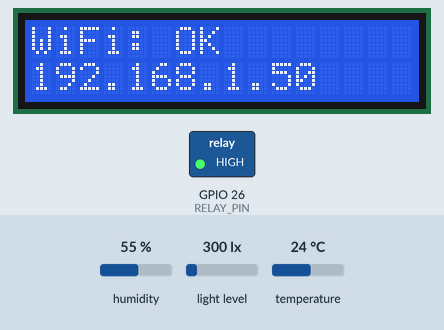
The sketch below on a simulated ESP32. Parts: 16×2 character LCD, switched loads named in the sketch (green lamp = pin HIGH). The inputs (shaded band) are chosen by the test bench; at power-on: temperature 24 °C, light level 300 lx, humidity 55 %. WiFi joins after 1.5 s; servers stay silent unless stated; uploads are accepted with an empty reply; the local clock reads 2024-03-15 10:24:30 at power-on unless the sketch sets it; what the sketch prints to the serial monitor is not drawn.

Above: at 3.7 s.
At 12.5 s:
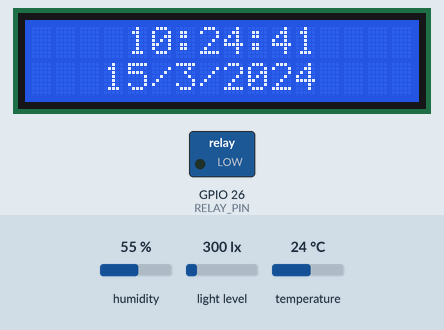
12.6 s: temperature set to 33.4 °C
22.0 s: temperature set to 34.5 °C
At 23.5 s:
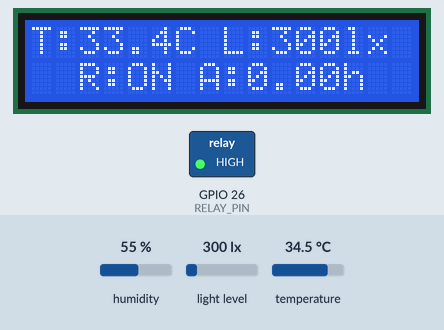
33.4 s: light level set to 40 lx
At 42.6 s:
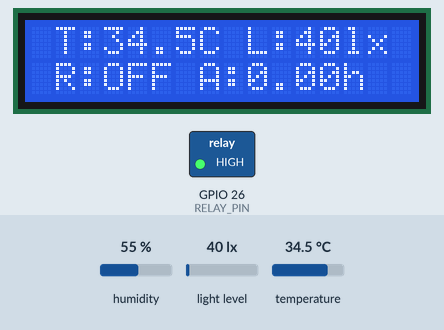
42.8 s: temperature set to 12 °C
At 48.6 s:
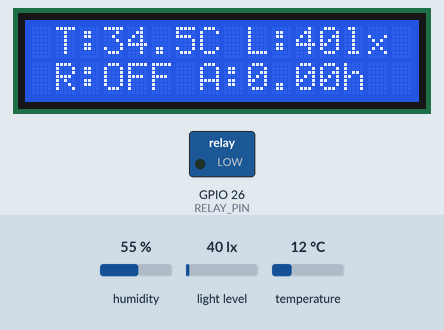
Timing chart, 0 to 50.1 s (numbered marks = the images above; inputs shaded):
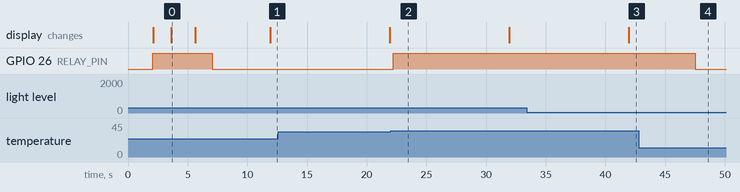

Measured:
- the behaviour switches between 34 and 34.1 °C on temperature (found by bisection; images 1 and 2)
- after the input at 22.0 s, GPIO 26 (RELAY_PIN): LOW → HIGH after 0.24 s
- after the input at 33.4 s, the display: changes after 8.6 s (image 3)
- after the input at 42.8 s, GPIO 26 (RELAY_PIN): HIGH → LOW after 4.7 s
- what the display in image 0 shows lasts 2.0 s, from 3.6 s to 5.6 s

The sketch:

main.ino
```cpp
// ============================================
// ESP32 - SIGMA GROWLIGHT (INDOOR FARMING)
// REVISI FINAL: Format History per Timestamp
// ============================================

#include <WiFi.h>
#include <HTTPClient.h>
#include <Wire.h>
#include <DHT.h>
#include <RTClib.h>
#include <BH1750.h>
#include <LiquidCrystal_I2C.h>

// ============================================
// KONFIGURASI WIFI
// ============================================
const char* ssid = "KRIUK";
const char* password = "12345!@#$&";

// ============================================
// KONFIGURASI FIREBASE
// ============================================
#define FIREBASE_HOST "https://growlightta-default-rtdb.asia-southeast1.firebasedatabase.app"

// ============================================
// PIN & SENSOR
// ============================================
#define DHTPIN 4
#define DHTTYPE DHT22
#define RELAY_PIN 26

// ============================================
// KONSTANTA INTERVAL (WAKTU)
// ============================================
#define OVERHEAT_THRESHOLD 34.0
#define SENSOR_INTERVAL     5000      // 5 detik
#define CONFIG_INTERVAL     10000     // 10 detik
#define STATE_INTERVAL      10000     // 10 detik
#define HISTORY_INTERVAL    300000    // 5 menit
#define LCD_INTERVAL        10000     // 10 detik

// ============================================
// OBJEK SENSOR
// ============================================
DHT dht(DHTPIN, DHTTYPE);
RTC_DS3231 rtc;
BH1750 lightMeter;
LiquidCrystal_I2C lcd(0x27, 16, 2);

// ============================================
// VARIABEL GLOBAL
// ============================================
float suhu = 0, hum = 0, lux = 0;
String statusRelay = "OFF";
bool lampState = false;
float accumulatedLight = 0.0;
float totalLightNeeded = 12.0;
String lastResetDate = "";
String controlMode = "otomatis";
bool manualState = false;
bool forceDayOn = false;
int jadwalStart = 6;
int jadwalEnd = 18;
String todayDate = "";

unsigned long lastSensorSend = 0;
unsigned long lastConfigRead = 0;
unsigned long lastStateSend = 0;
unsigned long lastHistorySend = 0;
unsigned long lastLCDUpdate = 0;
bool lastLampState = false;
bool lcdPage = false;

// ===================================
// FUNGSI BANTU - TIMESTAMP MANUSIA
// ===================================
String getHumanTimestamp(DateTime now) {
  char buffer[25];
  sprintf(buffer, "%04d-%02d-%02d %02d:%02d:%02d",
    now.year(), now.month(), now.day(),
    now.hour(), now.minute(), now.second()
  );
  return String(buffer);
}

String getTimestamp(DateTime now) {
  String ts = String(now.year()) + "-" + String(now.month()) + "-" + String(now.day()) +
              "T" + String(now.hour()) + "-" + String(now.minute()) + "-" + String(now.second()) + "-000Z";
  return ts;
}

String getDateString(DateTime now) {
  return String(now.year()) + "-" + String(now.month()) + "-" + String(now.day());
}

// ============================================
// BACA KONFIGURASI DARI FIREBASE (10 DETIK)
// ============================================
void bacaKonfigurasi() {
  HTTPClient http;
  http.setTimeout(3000);

  // 1. BACA MODE
  String url = String(FIREBASE_HOST) + "/system/mode.json";
  http.begin(url);
  int code = http.GET();
  if (code > 0) {
    String res = http.getString();
    res.trim();
    if (res.startsWith("\"") && res.endsWith("\"")) {
      res = res.substring(1, res.length() - 1);
    }
    if (res == "otomatis" || res == "jadwal" || res == "manual") {
      controlMode = res;
    }
  }
  http.end();

  // 2. BACA PERINTAH MANUAL
  url = String(FIREBASE_HOST) + "/system/state.json";
  http.begin(url);
  code = http.GET();
  if (code > 0) {
    String res = http.getString();
    res.trim();
    manualState = (res == "true");
  }
  http.end();

  // 3. BACA TOTAL LIGHT NEEDED
  url = String(FIREBASE_HOST) + "/system/total_light_needed.json";
  http.begin(url);
  code = http.GET();
  if (code > 0) {
    String res = http.getString();
    res.trim();
    if (res.length() > 0 && res != "null") {
      float val = res.toFloat();
      if (val >= 6 && val <= 18) totalLightNeeded = val;
    }
  }
  http.end();

  // 4. BACA JADWAL START
  url = String(FIREBASE_HOST) + "/system/jadwal_start.json";
  http.begin(url);
  code = http.GET();
  if (code > 0) {
    String res = http.getString();
    res.trim();
    if (res.length() > 0 && res != "null") {
      int val = res.toInt();
      if (val >= 0 && val <= 23) jadwalStart = val;
    }
  }
  http.end();

  // 5. BACA JADWAL END
  url = String(FIREBASE_HOST) + "/system/jadwal_end.json";
  http.begin(url);
  code = http.GET();
  if (code > 0) {
    String res = http.getString();
    res.trim();
    if (res.length() > 0 && res != "null") {
      int val = res.toInt();
      if (val >= 0 && val <= 23) jadwalEnd = val;
    }
  }
  http.end();

  // 6. BACA FORCE DAY ON
  url = String(FIREBASE_HOST) + "/system/force_day_on.json";
  http.begin(url);
  code = http.GET();
  if (code > 0) {
    String res = http.getString();
    res.trim();
    forceDayOn = (res == "true");
  }
  http.end();

  // 7. BACA LAST RESET DATE
  url = String(FIREBASE_HOST) + "/system/last_reset_date.json";
  http.begin(url);
  code = http.GET();
  if (code > 0) {
    String res = http.getString();
    res.trim();
    if (res.startsWith("\"") && res.endsWith("\"")) {
      res = res.substring(1, res.length() - 1);
    }
    lastResetDate = res;
  }
  http.end();
}

// ============================================
// KIRIM SENSOR - DENGAN TIMESTAMP MANUSIA
// ============================================
void kirimSensor() {
  HTTPClient http;
  DateTime now = rtc.now();
  String humanTime = getHumanTimestamp(now);

  String sensorPayload = "{";
  sensorPayload += "\"suhu\":" + String(suhu) + ",";
  sensorPayload += "\"kelembapan\":" + String(hum) + ",";
  sensorPayload += "\"cahaya\":" + String((int)lux) + ",";
  sensorPayload += "\"updatedAt\":\"" + humanTime + "\"";
  sensorPayload += "}";

  String url = String(FIREBASE_HOST) + "/sensor.json";
  http.begin(url);
  http.setTimeout(2000);
  http.addHeader("Content-Type", "application/json");
  http.PUT(sensorPayload);
  http.end();
}

// ============================================
// KIRIM STATE - DENGAN RETRY
// ============================================
void kirimState() {
  HTTPClient http;
  bool success = false;
  int retry = 0;

  // KIRIM accumulated_light
  while (!success && retry < 3) {
    String url = String(FIREBASE_HOST) + "/system/accumulated_light.json";
    http.begin(url);
    http.setTimeout(3000);
    http.addHeader("Content-Type", "application/json");
    int code = http.PUT(String(accumulatedLight, 6));
    if (code == 200) success = true;
    http.end();
    retry++;
    if (!success) delay(100);
  }

  // KIRIM actual_state
  success = false;
  retry = 0;
  while (!success && retry < 3) {
    String url = String(FIREBASE_HOST) + "/system/actual_state.json";
    http.begin(url);
    http.setTimeout(3000);
    http.addHeader("Content-Type", "application/json");
    int code = http.PUT(lampState ? "true" : "false");
    if (code == 200) success = true;
    http.end();
    retry++;
    if (!success) delay(100);
  }
}

// ============================================
// KIRIM HISTORY SENSOR - FORMAT PER TIMESTAMP
// ============================================
void kirimHistory() {
  HTTPClient http;
  DateTime now = rtc.now();
  String timestamp = getTimestamp(now);

  // Buat payload 1 node lengkap per timestamp
  String payload = "{";
  payload += "\"" + timestamp + "\":{";
  payload += "\"cahaya\":{\"timestamp\":\"" + timestamp + "\",\"value\":" + String((int)lux) + "},";
  payload += "\"kelembapan\":{\"timestamp\":\"" + timestamp + "\",\"value\":" + String(hum, 1) + "},";
  payload += "\"lampu\":{\"state\":" + String(lampState ? "true" : "false") + ",\"timestamp\":\"" + timestamp + "\"},";
  payload += "\"suhu\":{\"timestamp\":\"" + timestamp + "\",\"value\":" + String(suhu, 1) + "}";
  payload += "}}";

  // Kirim PATCH ke /sensor_history.json
  String url = String(FIREBASE_HOST) + "/sensor_history.json";
  http.begin(url);
  http.setTimeout(3000);
  http.addHeader("Content-Type", "application/json");
  int code = http.PATCH(payload);

  if (code == 200) {
    Serial.println("[✓] History terkirim (format per timestamp)");
  } else {
    Serial.print("[✗] Gagal kirim history. HTTP: ");
    Serial.println(code);
  }
  http.end();
}

// ============================================
// KIRIM HISTORY LAMPU SAAT BERUBAH
// ============================================
void kirimHistoryLampu(bool state) {
  HTTPClient http;
  DateTime now = rtc.now();
  String timestamp = getTimestamp(now);

  // Baca sensor terakhir (suhu, hum, lux) dari variabel global
  String payload = "{";
  payload += "\"" + timestamp + "\":{";
  payload += "\"cahaya\":{\"timestamp\":\"" + timestamp + "\",\"value\":" + String((int)lux) + "},";
  payload += "\"kelembapan\":{\"timestamp\":\"" + timestamp + "\",\"value\":" + String(hum, 1) + "},";
  payload += "\"lampu\":{\"state\":" + String(state ? "true" : "false") + ",\"timestamp\":\"" + timestamp + "\"},";
  payload += "\"suhu\":{\"timestamp\":\"" + timestamp + "\",\"value\":" + String(suhu, 1) + "}";
  payload += "}}";

  String url = String(FIREBASE_HOST) + "/sensor_history.json";
  http.begin(url);
  http.setTimeout(3000);
  http.addHeader("Content-Type", "application/json");
  int code = http.PATCH(payload);

  if (code == 200) {
    Serial.println("[✓] History lampu terkirim (format per timestamp)");
  } else {
    Serial.print("[✗] Gagal kirim history lampu. HTTP: ");
    Serial.println(code);
  }
  http.end();
}

// ============================================
// KIRIM DAILY HISTORY - DENGAN TIMESTAMP MANUSIA
// ============================================
void kirimDailyHistory() {
  HTTPClient http;
  DateTime now = rtc.now();
  String today = getDateString(now);
  String humanTime = getHumanTimestamp(now);

  //  HITUNG STATUS
  String status = "🌙 Mati";
  if (accumulatedLight >= totalLightNeeded) {
    status = "✅ Cukup";
  } else if (accumulatedLight >= totalLightNeeded * 0.5) {
    status = "🟡 Sedang";
  } else if (accumulatedLight > 0) {
    status = "🔴 Kurang";
  }

  String payload = "{";
  payload += "\"growlight\":" + String(accumulatedLight, 6) + ",";
  payload += "\"target\":" + String(totalLightNeeded) + ",";
  payload += "\"status\":\"" + status + "\",";
  payload += "\"updatedAt\":\"" + humanTime + "\"";
  payload += "}";

  String url = String(FIREBASE_HOST) + "/daily_history/" + today + ".json";
  http.begin(url);
  http.setTimeout(3000);
  http.addHeader("Content-Type", "application/json");
  http.PUT(payload);
  http.end();

  Serial.println("[✓] Daily history: " + today);
}

// ============================================
// CEK PERGANTIAN HARI (RESET ACCUMULATED)
// ============================================
bool cekGantiHari() {
  DateTime now = rtc.now();
  String today = getDateString(now);
  if (todayDate != today) {
    if (todayDate != "") {
      kirimDailyHistory();   // Kirim laporan kemarin
    }
    accumulatedLight = 0.0;
    todayDate = today;
    Serial.println("[✓] Reset harian: " + today);
    return true;
  }
  return false;
}

// ============================================
// KONTROL LAMPU
// ============================================
void kontrolLampu() {
  // 1. BACA SENSOR
  suhu = dht.readTemperature();
  hum = dht.readHumidity();
  lux = lightMeter.readLightLevel();
  if (isnan(suhu)) suhu = 0;
  if (isnan(hum)) hum = 0;
  if (isnan(lux)) lux = 0;

  // 2. PRIORITAS: OVERHEAT
  if (suhu > OVERHEAT_THRESHOLD) {
    digitalWrite(RELAY_PIN, HIGH);
    statusRelay = "OFF";
    lampState = false;
    kirimState();
    return;
  }

  // 3. SIMPAN STATUS LAMA
  bool prevLampState = lampState;
  DateTime now = rtc.now();
  int jam = now.hour();

  // 4. TENTUKAN STATUS LAMPU
  if (controlMode == "manual") {
    lampState = manualState;
  }
  else if (controlMode == "jadwal") {
    bool isScheduled = false;
    if (jadwalStart < jadwalEnd) {
      isScheduled = (jam >= jadwalStart && jam < jadwalEnd);
    } else {
      isScheduled = (jam >= jadwalStart || jam < jadwalEnd);
    }
    lampState = isScheduled;
  }
  else { // OTOMATIS
    bool isRestTime = (jam >= 18 || jam < 6);
    if (isRestTime) {
      lampState = false;
    } else {
      if (forceDayOn) {
        lampState = true;
      } else {
        // LOGIKA INTI: ON jika akumulasi < target
        lampState = (accumulatedLight < totalLightNeeded);
      }
    }
  }

  // 5. HITUNG DURASI ON (SETELAH STATUS DITENTUKAN)
  if (lampState) {
    accumulatedLight += (SENSOR_INTERVAL / 3600000.0);
    if (accumulatedLight > totalLightNeeded) {
      accumulatedLight = totalLightNeeded;
    }
  }

  // 6. EKSEKUSI RELAY
  digitalWrite(RELAY_PIN, lampState ? LOW : HIGH);
  statusRelay = lampState ? "ON" : "OFF";

  // 7. KIRIM HISTORY JIKA STATUS BERUBAH
  if (lampState != prevLampState) {
    kirimHistoryLampu(lampState);
    Serial.print("🔄 Status berubah: ");
    Serial.println(lampState ? "ON" : "OFF");
  }

  lastLampState = lampState;
}

// ============================================
// UPDATE LCD
// ============================================
void updateLCD() {
  DateTime now = rtc.now();
  lcd.clear();

  if (!lcdPage) {
    String waktu = "";
    if (now.hour() < 10) waktu += "0";
    waktu += String(now.hour()) + ":";
    if (now.minute() < 10) waktu += "0";
    waktu += String(now.minute()) + ":";
    if (now.second() < 10) waktu += "0";
    waktu += String(now.second());

    String tanggal = String(now.day()) + "/" + String(now.month()) + "/" + String(now.year());

    int spasiWaktu = (16 - waktu.length()) / 2;
    int spasiTanggal = (16 - tanggal.length()) / 2;

    lcd.setCursor(spasiWaktu, 0);
    lcd.print(waktu);
    lcd.setCursor(spasiTanggal, 1);
    lcd.print(tanggal);
  } else {
    String tempStr = "T:" + String(suhu, 1) + "C";
    String lightStr = "L:" + String((int)lux) + "lx";
    String relayStr = "R:" + String(statusRelay);
    String accStr = "A:" + String(accumulatedLight, 2) + "h";

    String baris0 = tempStr + " " + lightStr;
    String baris1 = relayStr + " " + accStr;

    int spasi0 = (16 - baris0.length()) / 2;
    int spasi1 = (16 - baris1.length()) / 2;

    lcd.setCursor(spasi0, 0);
    lcd.print(baris0);
    lcd.setCursor(spasi1, 1);
    lcd.print(baris1);
  }

  lcdPage = !lcdPage;
}

// ============================================
// SETUP
// ============================================
void setup() {
  Serial.begin(115200);
  Wire.begin(21, 22);

  // LCD
  lcd.init();
  lcd.backlight();
  lcd.clear();
  lcd.setCursor(0, 0);
  lcd.print("SIGMA");
  lcd.setCursor(0, 1);
  lcd.print("Starting...");
  delay(2000);
  lcd.clear();

  // SENSOR
  dht.begin();
  pinMode(RELAY_PIN, OUTPUT);
  digitalWrite(RELAY_PIN, HIGH);

  // RTC
  if (!rtc.begin()) {
    Serial.println("[✗] RTC ERROR");
    lcd.clear();
    lcd.setCursor(0, 0);
    lcd.print("RTC ERROR!");
    while (1);
  }
  if (rtc.lostPower()) {
    rtc.adjust(DateTime(F(__DATE__), F(__TIME__)));
  }

  // BH1750
  if (!lightMeter.begin(BH1750::CONTINUOUS_HIGH_RES_MODE)) {
    Serial.println("[✗] BH1750 ERROR");
  }

  // WIFI
  WiFi.begin(ssid, password);
  lcd.clear();
  lcd.setCursor(0, 0);
  lcd.print("WiFi: Connecting");
  int attempts = 0;
  while (WiFi.status() != WL_CONNECTED && attempts < 30) {
    delay(500);
    Serial.print(".");
    attempts++;
  }

  if (WiFi.status() == WL_CONNECTED) {
    Serial.println("\n[✓] WiFi Connected");
    lcd.clear();
    lcd.setCursor(0, 0);
    lcd.print("WiFi: OK");
    lcd.setCursor(0, 1);
    lcd.print(WiFi.localIP());
  } else {
    Serial.println("\n[✗] WiFi GAGAL");
    lcd.clear();
    lcd.setCursor(0, 0);
    lcd.print("WiFi: FAILED!");
  }
  delay(2000);
  lcd.clear();

  // BACA KONFIGURASI AWAL
  bacaKonfigurasi();

  Serial.println("[✓] ESP32 SIGMA siap (INDOOR)");
  Serial.print("[✓] Overheat: ");
  Serial.println(OVERHEAT_THRESHOLD);
  Serial.print("[✓] Kebutuhan: ");
  Serial.println(totalLightNeeded);
  Serial.println("[✓] LCD ganti 10 detik");
}

// ============================================
// LOOP UTAMA
// ============================================
void loop() {
  unsigned long now = millis();

  if (now - lastSensorSend > SENSOR_INTERVAL) {
    lastSensorSend = now;
    kontrolLampu();
    kirimSensor();

    Serial.println("==========================");
    Serial.print("Suhu: "); Serial.print(suhu); Serial.println(" C");
    Serial.print("Kelembapan: "); Serial.print(hum); Serial.println(" %");
    Serial.print("Lux: "); Serial.println(lux);
    Serial.print("Relay: "); Serial.println(statusRelay);
    Serial.print("Mode: "); Serial.println(controlMode);
    Serial.print("Accumulated: "); Serial.print(accumulatedLight); Serial.println(" jam");
    Serial.print("Kebutuhan: "); Serial.println(totalLightNeeded);
  }

  if (now - lastConfigRead > CONFIG_INTERVAL) {
    lastConfigRead = now;
    bacaKonfigurasi();
  }

  if (now - lastStateSend > STATE_INTERVAL) {
    lastStateSend = now;
    kirimState();
  }

  if (now - lastHistorySend > HISTORY_INTERVAL) {
    lastHistorySend = now;
    kirimHistory();
  }

  cekGantiHari();

  if (now - lastLCDUpdate > LCD_INTERVAL) {
    lastLCDUpdate = now;
    updateLCD();
  }

  delay(100);
}
```
